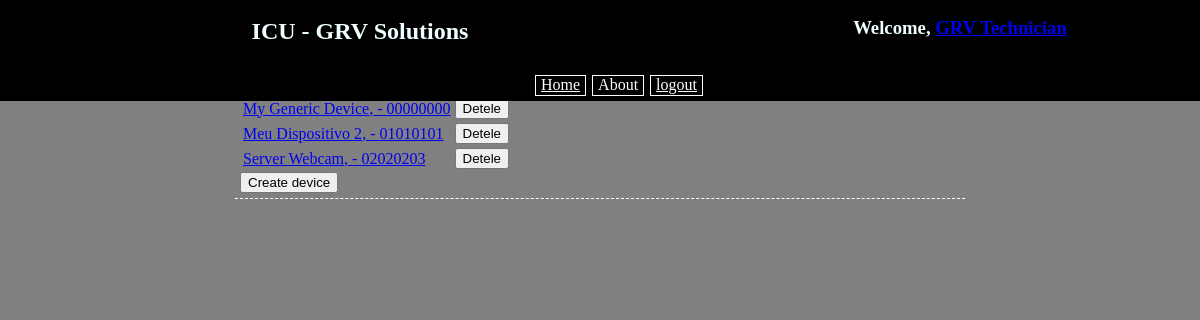
Page /icu/index/ (signed in) on the committed database.
### icu/models.py (models this page shows, shortened)
class Profile(models.Model):
    user = models.OneToOneField(User, on_delete=models.CASCADE)
    first_name = models.TextField(max_length=30)
    last_name = models.TextField(max_length=80)
    email = models.EmailField()
    phone = models.TextField(max_length=20)

class Device(models.Model):
    device_model = models.ForeignKey(DeviceModel, on_delete=models.CASCADE, blank=False)
    mac_address = models.TextField(blank=False,unique=True,primary_key=True)
    ip_address = models.GenericIPAddressField(blank=False,unique=True)
    device_name = models.TextField(blank=True)
    slug = models.SlugField(blank=True)
    activeted = False

### icu/views.py (the view)
class DevicesView(LoginRequiredMixin, ListView):
    login_url = '/icu/login/'
    redirect_field_name = 'redirect_to'
    template_name = 'icu/index_form.html'
    context_object_name = 'devices_list'
    def get_queryset(self):
        return models.Device.objects.all()
    def get_context_data(self, **kwargs):
        context = super(DevicesView,self).get_context_data(**kwargs)
        try:
            profile = models.Profile.objects.get(user=self.request.user)
            if profile:
                context['profile'] = profile
        except:
            pass
        return context

### icu/templates/icu/index_form.html (shortened to what this page needs)
<!DOCTYPE html>
<html lang="en">
<head>
    {% load staticfiles %}
    <link type="text/css" rel="stylesheet" href="{% static "icu/dark.css" %}">
</head>
<body>
    <div class="upper_menu">
        <div>
            <div id="upper_title" ><br><H2>ICU - GRV Solutions</H2></div>
            <div id="upper_tools" ><br><h3>Welcome, {% if profile %}<a href="{% url 'icu:update_profile' profile.id %}">{{ profile.first_name  }} {{ profile.last_name }}</a>{% else %}<a href="{% url 'icu:create_profile' %}">{{ request.user }}</a>{% endif %}</h3></div>
        </div>
        <br>
        <div class="horizontal_menu" style="width: 100%">
            <ul class="horizontal_menu">
                <li class="horizontal_menu"><a class="horizontal_menu" href="{% url 'icu:index' %}">Home</a></li>
                <li class="horizontal_menu"><a class="horizontal_menu">About</a></li>
                <li class="horizontal_menu"><a class="horizontal_menu" href="{% url 'icu:logout' %}">logout</a></li>
            </ul>
        </div>
    </div>
    <div class="main_content">
        <br />
        <br />
        <br />
        <br />
        <br />
        <table>
        {% if devices_list %}
            {% for device in devices_list %}
                <tr><td><a href="{% url 'icu:device_detail' slug=device.slug %}">{{ device.device_name }}, {{ device.ip_adress }} - {{ device.slug }}</a></td><td><a href=""><button>Detele</button></a></td></tr>
            {% endfor %}
        {% else %}
            <p>No devices are available.</p>
        {% endif %}
        </table>
    <a href=""> <button>Create device</button> </a>
    </div>
</body>
</html>

### icu/static/icu/dark.css (style rules this page uses)
body { margin: 0; padding: 0; background: gray; font-family: Georgia, "Times New Roman", Times, serif; }
.upper_menu { background-color: black; color: azure; margin: 0; width: 100%; position: fixed; vertical-align: middle; margin-top: -20px; overflow: hidden; text-align: center; clear: both; }
.horizontal_menu { alignment: center; display: inline; list-style-type: none; }
.horizontal_menu a { display: inline-block; color: white; padding-right: 5px; border: 1px solid white ; padding-bottom: 1px; padding-left: 5px; margin-bottom: 5px; margin-right: 2px; }
.main_content { color: #FFF; padding-top: 5px; padding-right: 5px; padding-bottom: 5px; padding-left: 5px; font-family:Georgia, "Times New Roman", Times, serif; border-bottom: white dashed 1px; width: 60%; clear: top; margin: auto; }
#upper_title { float: left; width: 60%; height: auto; }
#upper_tools { margin-left: 60%; width: 40%; height: auto; }

### rows in the picture
Profile: first_name "GRV", last_name "Technician"
Device: device_name "My Generic Device", slug "00000000"
Device: device_name "Meu Dispositivo 2", slug "01010101"
Device: device_name "Server Webcam", slug "02020203"
